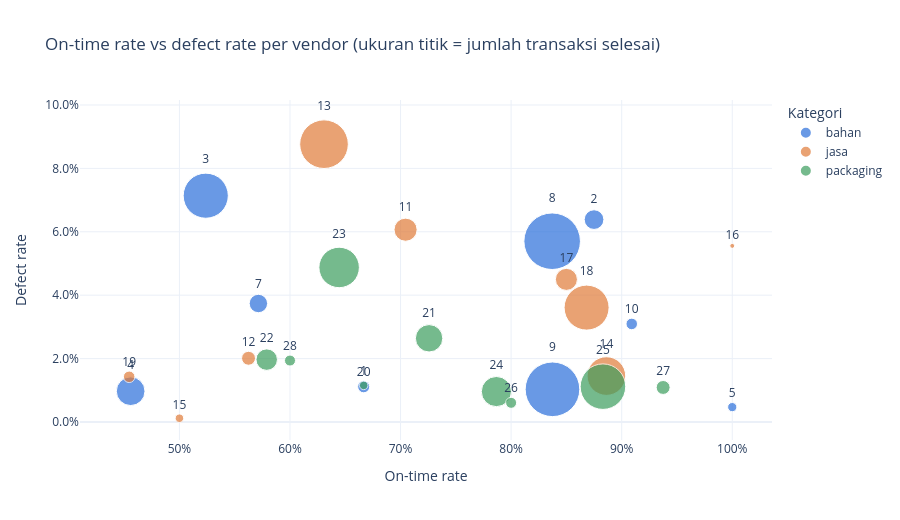

Notebook code cell kept with this figure:
### Markdown cell above
## 2. On-time Rate dan Defect Rate per Vendor

On-time dihitung dari transaksi `completed` dengan `delivered_date <= promised_date`. Defect rate adalah total `qty_defect` dibagi total `qty`. Vendor 6 belum punya transaksi selesai karena baru bergabung di akhir periode (cold start).

### Code cell
done = tx[tx["status"] == "completed"].copy()
done["on_time"] = done["delivered_date"] <= done["promised_date"]
done["delay_days"] = (done["delivered_date"] - done["promised_date"]).dt.days.clip(lower=0)

vendor_perf = (
    done.groupby("vendor_id")
    .agg(n_selesai=("id", "size"), on_time_rate=("on_time", "mean"), avg_delay=("delay_days", "mean"),
         qty_defect=("qty_defect", "sum"), qty=("qty", "sum"), avg_rating=("quality_rating", "mean"))
    .assign(defect_rate=lambda d: d["qty_defect"] / d["qty"])
    .drop(columns=["qty_defect", "qty"])
)
vendor_perf = vendors[["id", "name", "category"]].merge(vendor_perf, left_on="id", right_index=True)

fig = px.scatter(
    vendor_perf, x="on_time_rate", y="defect_rate", size="n_selesai", color="category",
    color_discrete_map=CATEGORY_COLORS, text="id", hover_name="name", size_max=40,
    labels={"on_time_rate": "On-time rate", "defect_rate": "Defect rate", "category": "Kategori",
            "n_selesai": "Transaksi selesai"},
    title="On-time rate vs defect rate per vendor (ukuran titik = jumlah transaksi selesai)",
)
fig.update_traces(textposition="top center")
fig.update_layout(height=520, xaxis_tickformat=".0%", yaxis_tickformat=".1%")
fig.show()

vendor_perf.sort_values("on_time_rate").set_index("id").round(3)

### Figure 1 — Plotly figure (JSON) as saved in the notebook; plotly's stock layout.template omitted (floating-point values rounded to 4 significant figures)
{"data": [{"hovertemplate": "<b>%{hovertext}</b><br><br>Kategori=bahan<br>On-time rate=%{x}<br>Defect rate=%{y}<br>Transaksi selesai=%{marker.size}<br>id=%{text}<extra></extra>", "hovertext": ["PT Karya Jaya Textile", "PT Berkah Prima Tekstil", "UD Sentosa Sumber Tekstil", "UD Abadi Cahaya Tekstil", "Toko Sinar Harapan Sajadah", "PT Mega Barokah Grosir Muslim", "Toko Harapan Insan Perlengkapan Ibadah", "UD Abadi Cahaya Perlengkapan Ibadah", "CV Sentosa Cahaya Busana Muslim"], "legendgroup": "bahan", "marker": {"color": "#2a6fdb", "size": [12, 32, 168, 68, 7, 28, 264, 246, 11], "sizemode": "area", "sizeref": 0.165, "symbol": "circle"}, "mode": "markers+text", "name": "bahan", "orientation": "v", "showlegend": true, "text": [1.0, 2.0, 3.0, 4.0, 5.0, 7.0, 8.0, 9.0, 10.0], "textposition": "top center", "type": "scatter", "x": [0.6667, 0.875, 0.5238, 0.4559, 1.0, 0.5714, 0.8371, 0.8374, 0.9091], "xaxis": "x", "y": [0.01111, 0.06384, 0.07139, 0.009707, 0.004687, 0.03738, 0.05702, 0.01031, 0.03093], "yaxis": "y"}, {"hovertemplate": "<b>%{hovertext}</b><br><br>Kategori=jasa<br>On-time rate=%{x}<br>Defect rate=%{y}<br>Transaksi selesai=%{marker.size}<br>id=%{text}<extra></extra>", "hovertext": ["CV Mega Abadi Embroidery", "Toko Mulia Sentosa Embroidery", "CV Harapan Duta Embroidery", "PT Sumber Berkah Embroidery", "Toko Insan Prima Printing", "CV Bintang Karya Digital Print", "Toko Harapan Berkah Digital Print", "CV Maju Harapan Digital Print", "PT Karya Lestari Digital Print"], "legendgroup": "jasa", "marker": {"color": "#e07b39", "size": [44, 16, 195, 123, 6, 2, 40, 167, 11], "sizemode": "area", "sizeref": 0.165, "symbol": "circle"}, "mode": "markers+text", "name": "jasa", "orientation": "v", "showlegend": true, "text": [11.0, 12.0, 13.0, 14.0, 15.0, 16.0, 17.0, 18.0, 19.0], "textposition": "top center", "type": "scatter", "x": [0.7045, 0.5625, 0.6308, 0.8862, 0.5, 1.0, 0.85, 0.8683, 0.4545], "xaxis": "x", "y": [0.06066, 0.0201, 0.08764, 0.01449, 0.001183, 0.05556, 0.04498, 0.03608, 0.01425], "yaxis": "y"}, {"hovertemplate": "<b>%{hovertext}</b><br><br>Kategori=packaging<br>On-time rate=%{x}<br>Defect rate=%{y}<br>Transaksi selesai=%{marker.size}<br>id=%{text}<extra></extra>", "hovertext": ["CV Karya Barokah Kemasan", "Toko Bintang Harapan Kemasan", "Toko Mega Makmur Kemasan", "CV Mulia Harapan Kemasan", "UD Berkah Harapan Packaging", "Toko Jaya Insan Grosir Kemasan", "Toko Makmur Lestari Grosir Kemasan", "UD Insan Makmur Packaging", "PT Prima Sumber Grosir Kemasan"], "legendgroup": "packaging", "marker": {"color": "#3c9d5d", "size": [6, 62, 38, 135, 75, 171, 10, 16, 10], "sizemode": "area", "sizeref": 0.165, "symbol": "circle"}, "mode": "markers+text", "name": "packaging", "orientation": "v", "showlegend": true, "text": [20.0, 21.0, 22.0, 23.0, 24.0, 25.0, 26.0, 27.0, 28.0], "textposition": "top center", "type": "scatter", "x": [0.6667, 0.7258, 0.5789, 0.6444, 0.7867, 0.883, 0.8, 0.9375, 0.6], "xaxis": "x", "y": [0.01154, 0.0264, 0.01967, 0.04875, 0.009599, 0.01115, 0.006044, 0.01089, 0.01939], "yaxis": "y"}], "layout": {"height": 520, "legend": {"itemsizing": "constant", "title": {"text": "Kategori"}, "tracegroupgap": 0}, "title": {"text": "On-time rate vs defect rate per vendor (ukuran titik = jumlah transaksi selesai)"}, "xaxis": {"anchor": "y", "domain": [0.0, 1.0], "tickformat": ".0%", "title": {"text": "On-time rate"}}, "yaxis": {"anchor": "x", "domain": [0.0, 1.0], "tickformat": ".1%", "title": {"text": "Defect rate"}}}}
